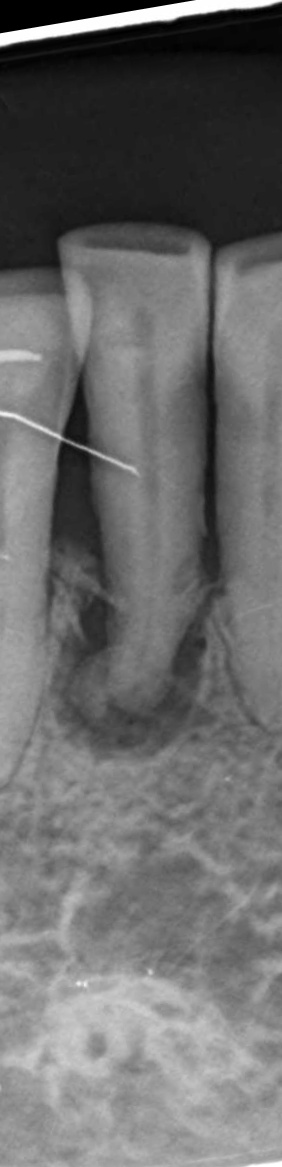
#> input picture data/common/processed/common_selected_tooth_roi/L10.jpg, 282 x 1167 px, found by its file name; its folder holds only this picture in this run
$ python roi_extraction.py
#> lines starting #> are read from the running program, lines starting #| are printed output that depends on the picture
### src/common/preprocessing/base_preprocess.py
import cv2
import numpy as np
import os

def get_dataset_path(task, split="raw", *subdirs):
    return os.path.join("data", task, split, *subdirs)

# [5 lines left out: function load_image, not called in this run]


def to_grayscale(img):
    return cv2.cvtColor(img, cv2.COLOR_BGR2GRAY)


# def resize_image(img, size=(256, 256)):
#     return cv2.resize(img, size)


# [35 lines left out: functions normalize_image, contrast_stretch, sharpen_image, not called in this run]


# def gaussian_denoise(img):
#     return cv2.GaussianBlur(img, (5,5), 0)

def median_denoise(img):
    return cv2.medianBlur(img, 5)

# [19 lines left out: function base_preprocess, not called in this run]

### src/working_length/preprocessing/roi_extraction.py
import argparse
import cv2
import os
import numpy as np
from src.common.preprocessing.base_preprocess import get_dataset_path

#  PATHS

INPUT_DIR = get_dataset_path(
    "common",
    "processed",
    "common_selected_tooth_roi",
)
OUTPUT_DIR = get_dataset_path(
    "working_length",
    "processed",
    "roi_extracted",
)

#  PHASE 2 — ROI EXTRACTION  (process selected-tooth ROI images)
#  python roi_extraction.py
#
#  For every selected-tooth ROI image in:
#    data/common/processed/common_selected_tooth_roi
#    1. Remove black borders
#    2. Apply enhancement pipeline
#    3. Save result to data/working_length/processed/roi_extracted
#  ESC = skip image  |  q = quit entire run

def run_preprocessing(overwrite=True, show_comparison=True, debug=False):
    input_dir = INPUT_DIR
    images = sorted([
        f for f in os.listdir(input_dir)
        if f.lower().endswith((".png", ".jpg", ".jpeg", ".tif", ".tiff"))
    ])

    if not images:
        print("No images found in", input_dir)
        return

    os.makedirs(OUTPUT_DIR, exist_ok=True)
    total = len(images)

    for idx, filename in enumerate(images):
        base = os.path.splitext(filename)[0]

        out_name = f"{base}_tooth.png"
        out_path = os.path.join(OUTPUT_DIR, out_name)
        if os.path.exists(out_path) and not overwrite:
            print(f"[{idx+1}/{total}] Skipping (already processed): {filename}")
            continue

        input_path = os.path.join(input_dir, filename)
        print(f"\n[{idx+1}/{total}] {filename}")

        result = wl_roi_preprocess(input_path, filename, debug=debug)

        if result is None:
            print(f"  Skipped.")
            continue

        tooth_crop, raw_crop = result
        if show_comparison:
            show_crop_comparison(raw_crop, tooth_crop, filename)
        cv2.imwrite(out_path, (tooth_crop * 255).astype(np.uint8))
        print(f"  Saved: {out_path}")

    print("\nAll images processed.")

#  CORE PIPELINE  (single image)

def wl_roi_preprocess(input_path, filename, debug=False):
    """
    Full pipeline for one selected tooth ROI image.
    Returns (processed_crop_float, raw_crop) or None if skipped.
    """
#> called with filename = 'L10.jpg', debug = False
    img = cv2.imread(input_path, cv2.IMREAD_GRAYSCALE)
#> img is the input picture: shape (1167, 282); min 0, max 255, mean 106.8
    if img is None:
        print(f"  Could not read ROI image: {input_path}")
        return None

    img = img.astype("float32") / 255.0

    if debug:
        cv2.imshow("0. Input ROI", img)
        cv2.waitKey(0)

    # ── Step 1: remove black borders
    img = remove_black_borders(img)
    if debug:
        cv2.imshow("1. After Border Removal", img)
        cv2.waitKey(0)

    # ── Step 2: enhancement on ROI only
    result = enhance(img, debug=debug)

    return result, img

#  Interactive tooth selector

#  Enhancement pipeline  (runs on ROI only)

def enhance(img, debug=False):
    img = sigmoid_contrast(img)
    if debug:
        cv2.imshow("3. After Sigmoid Contrast", img)
        cv2.waitKey(0)

    img = sharpen_image(img)
    if debug:
        cv2.imshow("4. After Sharpening", img)
        cv2.waitKey(0)
        cv2.destroyAllWindows()

    return img


def sigmoid_contrast(img, gain=8, cutoff=0.5):
    return 1 / (1 + np.exp(-gain * (img - cutoff)))


def sharpen_image(img):
    img_uint8 = (img * 255).astype(np.uint8)
    blurred   = cv2.GaussianBlur(img_uint8, (0, 0), sigmaX=3)
    sharpened = cv2.addWeighted(img_uint8, 2.0, blurred, -1.0, 0)
    return sharpened.astype(np.float32) / 255.0


# [28 lines left out: function show_crop_comparison, not called in this run]


def remove_black_borders(img, threshold=0.1, padding=5):
#> called with threshold = 0.1, padding = 5
    row_means = img.mean(axis=1)
#> row_means = 1167 values, max 0.7 at index 1166, min 0.0275 at index 50, mean 0.419
    col_means = img.mean(axis=0)
#> col_means = 282 values, max 0.48 at index 7, min 0.322 at index 211, mean 0.419
    rows = np.where(row_means > threshold)[0]
#> rows = 1133 values from 0 to 1166
    cols = np.where(col_means > threshold)[0]
#> cols = 282 values from 0 to 281
    if rows.size == 0 or cols.size == 0:
        return img
    h, w  = img.shape
#> h = 1167; w = 282
    y_min = max(0,     rows[0]  - padding)
#> y_min = 0
    y_max = min(h - 1, rows[-1] + padding)
#> y_max = 1166
    x_min = max(0,     cols[0]  - padding)
#> x_min = 0
    x_max = min(w - 1, cols[-1] + padding)
#> x_max = 281
    return img[y_min:y_max+1, x_min:x_max+1]

# [85 lines left out: function isolate_tooth, not called in this run]

#  ENTRY POINT

if __name__ == "__main__":
    parser = argparse.ArgumentParser(
        description="Extract and enhance teeth ROIs from working length X-rays"
    )
    parser.add_argument(
        "--overwrite",
        dest="overwrite",
        action="store_true",
        help="Reprocess existing files (default behavior)"
    )
    parser.add_argument(
        "--skip-existing",
        dest="overwrite",
        action="store_false",
        help="Keep matching files that already exist in the output directory"
    )
    parser.add_argument(
        "--no-view",
        action="store_true",
        help="Do not show input/result/difference comparison windows"
    )
    parser.add_argument(
        "--debug",
        action="store_true",
        help="Show debug windows for each pipeline stage"
    )
    parser.set_defaults(overwrite=True)
    args = parser.parse_args()

    run_preprocessing(
        overwrite=args.overwrite,
        show_comparison=not args.no_view,
        debug=args.debug,
    )
#> in sigmoid_contrast, `return 1 / (1 + np.exp(-gain * (img - cutoff)))`:
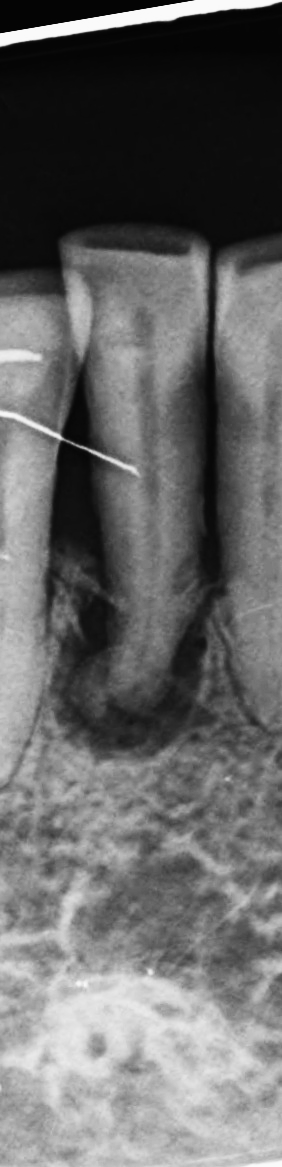
#> returned value: shape (1167, 282) float32; min 0.018, max 0.982, mean 0.407
#> (the run stopped early here; a loop or call above may not have finished)

$ run again, on data/common/processed/common_selected_tooth_roi/L14.jpg
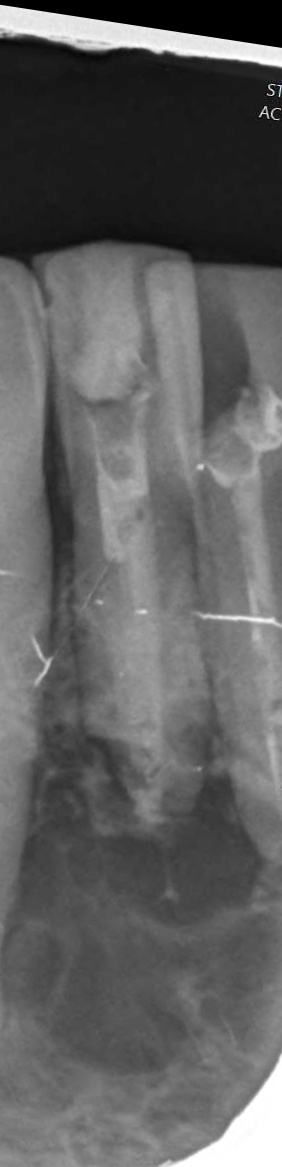
#> input picture data/common/processed/common_selected_tooth_roi/L14.jpg, 282 x 1167 px, found by its file name
#> row_means = 1167 values, max 0.732 at index 1166, min 9.73e-05 at index 0, mean 0.375
#> col_means = 282 values, max 0.466 at index 272, min 0.283 at index 53, mean 0.375
#> rows = 1106 values from 9 to 1166
#> cols = 282 values from 0 to 281
#> y_min = 4
#> y_max = 1166
#> x_min = 0
#> x_max = 281
#> in remove_black_borders, `return img[y_min:y_max+1, x_min:x_max+1]`:
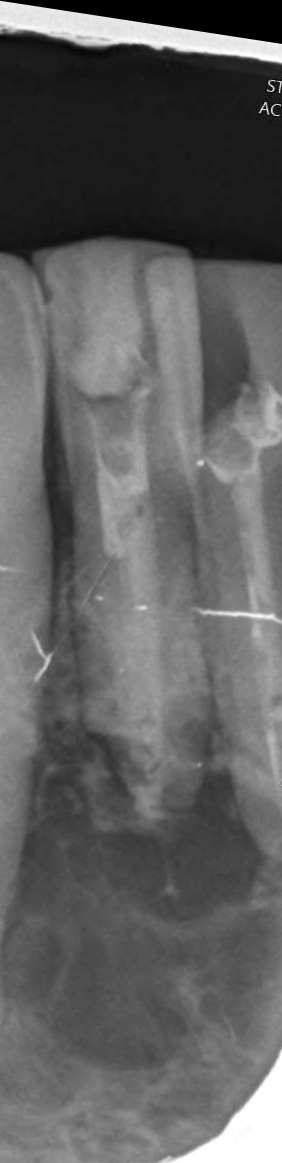
#> returned value: shape (1163, 282) float32; min 0, max 1, mean 0.377
#> in sigmoid_contrast, `return 1 / (1 + np.exp(-gain * (img - cutoff)))`:
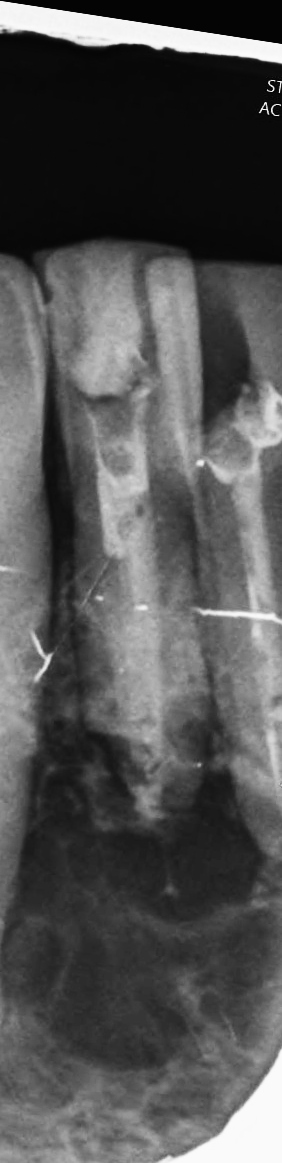
#> returned value: shape (1163, 282) float32; min 0.018, max 0.982, mean 0.326

$ run again, on data/common/processed/common_selected_tooth_roi/L20.jpg
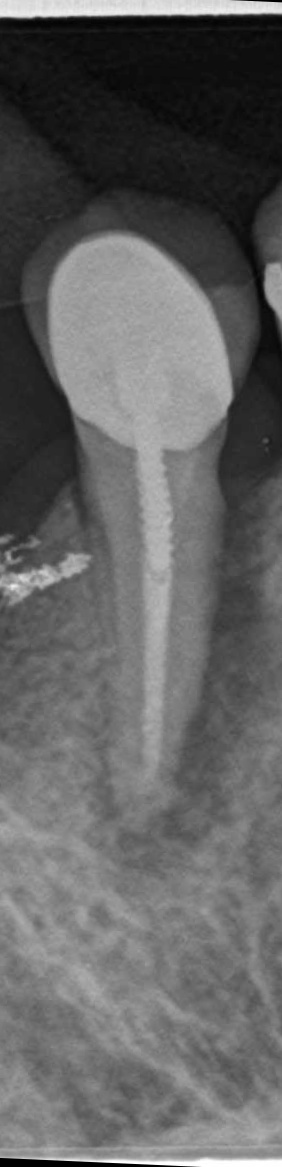
#> input picture data/common/processed/common_selected_tooth_roi/L20.jpg, 282 x 1167 px, found by its file name
#> in wl_roi_preprocess, img is the input picture: shape (1167, 282); min 0, max 255, mean 98.3
#> row_means = 1167 values, max 0.903 at index 11, min 0.0312 at index 22, mean 0.386
#> col_means = 282 values, max 0.491 at index 152, min 0.299 at index 250, mean 0.386
#> rows = 1049 values from 0 to 1166
#> cols = 282 values from 0 to 281
#> y_min = 0
#> y_max = 1166
#> x_min = 0
#> x_max = 281
#> in sigmoid_contrast, `return 1 / (1 + np.exp(-gain * (img - cutoff)))`:
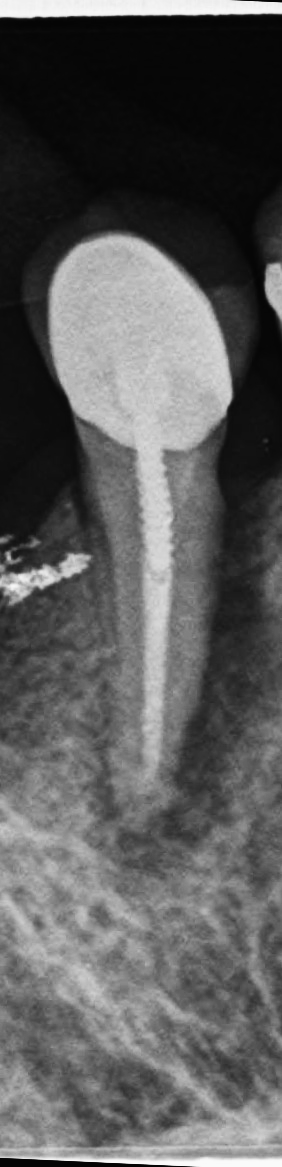
#> returned value: shape (1167, 282) float32; min 0.018, max 0.982, mean 0.357
